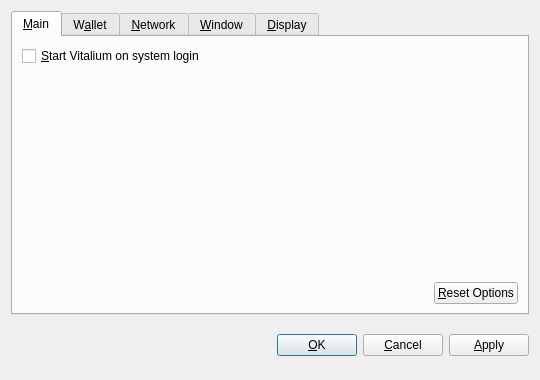
<?xml version="1.0" encoding="UTF-8"?>
<ui version="4.0">
 <class>OptionsDialog</class>
 <widget class="QDialog" name="OptionsDialog">
  <property name="geometry">
   <rect>
    <x>0</x>
    <y>0</y>
    <width>540</width>
    <height>380</height>
   </rect>
  </property>
  <property name="windowTitle">
   <string>Options</string>
  </property>
  <property name="modal">
   <bool>true</bool>
  </property>
  <layout class="QVBoxLayout" name="verticalLayout">
   <item>
    <widget class="QTabWidget" name="tabWidget">
     <property name="tabPosition">
      <enum>QTabWidget::North</enum>
     </property>
     <property name="currentIndex">
      <number>0</number>
     </property>
     <widget class="QWidget" name="tabMain">
      <attribute name="title">
       <string>&amp;Main</string>
      </attribute>
      <layout class="QVBoxLayout" name="verticalLayout_Main">
       <item>
        <widget class="QCheckBox" name="bitcoinAtStartup">
         <property name="toolTip">
          <string>Automatically start Vitalium after logging in to the system.</string>
         </property>
         <property name="text">
          <string>&amp;Start Vitalium on system login</string>
         </property>
        </widget>
       </item>
       <item>
        <spacer name="verticalSpacer_Main">
         <property name="orientation">
          <enum>Qt::Vertical</enum>
         </property>
         <property name="sizeHint" stdset="0">
          <size>
           <width>20</width>
           <height>40</height>
          </size>
         </property>
        </spacer>
       </item>
       <item>
        <layout class="QHBoxLayout" name="horizontalLayout_2_Main">
         <item>
          <spacer name="horizontalSpacer_2_Main">
           <property name="orientation">
            <enum>Qt::Horizontal</enum>
           </property>
           <property name="sizeHint" stdset="0">
            <size>
             <width>40</width>
             <height>20</height>
            </size>
           </property>
          </spacer>
         </item>
         <item>
          <widget class="QPushButton" name="resetButton">
           <property name="toolTip">
            <string>Reset all client options to default.</string>
           </property>
           <property name="text">
            <string>&amp;Reset Options</string>
           </property>
           <property name="autoDefault">
            <bool>false</bool>
           </property>
          </widget>
         </item>
        </layout>
       </item>
      </layout>
     </widget>
     <widget class="QWidget" name="tabWallet">
      <attribute name="title">
       <string>W&amp;allet</string>
      </attribute>
      <layout class="QVBoxLayout" name="verticalLayout_Network">
       <item>
        <widget class="QLabel" name="transactionFeeInfoLabel">
         <property name="text">
          <string>Optional transaction fee per kB that helps make sure your transactions are processed quickly. Most transactions are 1 kB.</string>
         </property>
         <property name="textFormat">
          <enum>Qt::PlainText</enum>
         </property>
         <property name="wordWrap">
          <bool>true</bool>
         </property>
        </widget>
       </item>
       <item>
        <layout class="QHBoxLayout" name="horizontalLayout_1_Main">
         <item>
          <widget class="QLabel" name="transactionFeeLabel">
           <property name="text">
            <string>Pay transaction &amp;fee</string>
           </property>
           <property name="textFormat">
            <enum>Qt::PlainText</enum>
           </property>
           <property name="buddy">
            <cstring>transactionFee</cstring>
           </property>
          </widget>
         </item>
         <item>
          <widget class="BitcoinAmountField" name="transactionFee"/>
         </item>
         <item>
          <spacer name="horizontalSpacer_1_Main">
           <property name="orientation">
            <enum>Qt::Horizontal</enum>
           </property>
           <property name="sizeHint" stdset="0">
            <size>
             <width>40</width>
             <height>20</height>
            </size>
           </property>
          </spacer>
         </item>
        </layout>
       </item>
       <item>
        <widget class="QLabel" name="label">
         <property name="text">
          <string>If you disable the spending of unconfirmed change, the change from a transaction cannot be used until that transaction has at least one confirmation. This also affects how your balance is computed.</string>
         </property>
         <property name="wordWrap">
          <bool>true</bool>
         </property>
        </widget>
       </item>
       <item>
        <widget class="QCheckBox" name="spendZeroConfChange">
         <property name="text">
          <string>Spend unconfirmed change  (experts only)</string>
         </property>
        </widget>
       </item>
       <item>
        <spacer name="verticalSpacer">
         <property name="orientation">
          <enum>Qt::Vertical</enum>
         </property>
         <property name="sizeHint" stdset="0">
          <size>
           <width>20</width>
           <height>40</height>
          </size>
         </property>
        </spacer>
       </item>
      </layout>
     </widget>
     <widget class="QWidget" name="tabNetwork">
      <attribute name="title">
       <string>&amp;Network</string>
      </attribute>
      <layout class="QVBoxLayout" name="verticalLayout_Network">
       <item>
        <widget class="QCheckBox" name="mapPortUpnp">
         <property name="toolTip">
          <string>Automatically open the Vitalium client port on the router. This only works when your router supports UPnP and it is enabled.</string>
         </property>
         <property name="text">
          <string>Map port using &amp;UPnP</string>
         </property>
        </widget>
       </item>
       <item>
        <widget class="QCheckBox" name="connectSocks">
         <property name="toolTip">
          <string>Connect to the Vitalium network through a SOCKS proxy (e.g. when connecting through Tor).</string>
         </property>
         <property name="text">
          <string>&amp;Connect through SOCKS proxy:</string>
         </property>
        </widget>
       </item>
       <item>
        <layout class="QHBoxLayout" name="horizontalLayout_Network">
         <item>
          <widget class="QLabel" name="proxyIpLabel">
           <property name="text">
            <string>Proxy &amp;IP:</string>
           </property>
           <property name="textFormat">
            <enum>Qt::PlainText</enum>
           </property>
           <property name="buddy">
            <cstring>proxyIp</cstring>
           </property>
          </widget>
         </item>
         <item>
          <widget class="QValidatedLineEdit" name="proxyIp">
           <property name="maximumSize">
            <size>
             <width>140</width>
             <height>16777215</height>
            </size>
           </property>
           <property name="toolTip">
            <string>IP address of the proxy (e.g. 127.0.0.1)</string>
           </property>
          </widget>
         </item>
         <item>
          <widget class="QLabel" name="proxyPortLabel">
           <property name="text">
            <string>&amp;Port:</string>
           </property>
           <property name="textFormat">
            <enum>Qt::PlainText</enum>
           </property>
           <property name="buddy">
            <cstring>proxyPort</cstring>
           </property>
          </widget>
         </item>
         <item>
          <widget class="QLineEdit" name="proxyPort">
           <property name="maximumSize">
            <size>
             <width>55</width>
             <height>16777215</height>
            </size>
           </property>
           <property name="toolTip">
            <string>Port of the proxy (e.g. 9050)</string>
           </property>
          </widget>
         </item>
         <item>
          <widget class="QLabel" name="socksVersionLabel">
           <property name="text">
            <string>SOCKS &amp;Version:</string>
           </property>
           <property name="textFormat">
            <enum>Qt::PlainText</enum>
           </property>
           <property name="buddy">
            <cstring>socksVersion</cstring>
           </property>
          </widget>
         </item>
         <item>
          <widget class="QValueComboBox" name="socksVersion">
           <property name="toolTip">
            <string>SOCKS version of the proxy (e.g. 5)</string>
           </property>
          </widget>
         </item>
         <item>
          <spacer name="horizontalSpacer_Network">
           <property name="orientation">
            <enum>Qt::Horizontal</enum>
           </property>
           <property name="sizeHint" stdset="0">
            <size>
             <width>40</width>
             <height>20</height>
            </size>
           </property>
          </spacer>
         </item>
        </layout>
       </item>
       <item>
        <spacer name="verticalSpacer_Network">
         <property name="orientation">
          <enum>Qt::Vertical</enum>
         </property>
         <property name="sizeHint" stdset="0">
          <size>
           <width>20</width>
           <height>40</height>
          </size>
         </property>
        </spacer>
       </item>
      </layout>
     </widget>
     <widget class="QWidget" name="tabWindow">
      <attribute name="title">
       <string>&amp;Window</string>
      </attribute>
      <layout class="QVBoxLayout" name="verticalLayout_Window">
       <item>
        <widget class="QCheckBox" name="minimizeToTray">
         <property name="toolTip">
          <string>Show only a tray icon after minimizing the window.</string>
         </property>
         <property name="text">
          <string>&amp;Minimize to the tray instead of the taskbar</string>
         </property>
        </widget>
       </item>
       <item>
        <widget class="QCheckBox" name="minimizeOnClose">
         <property name="toolTip">
          <string>Minimize instead of exit the application when the window is closed. When this option is enabled, the application will be closed only after selecting Quit in the menu.</string>
         </property>
         <property name="text">
          <string>M&amp;inimize on close</string>
         </property>
        </widget>
       </item>
       <item>
        <spacer name="verticalSpacer_Window">
         <property name="orientation">
          <enum>Qt::Vertical</enum>
         </property>
         <property name="sizeHint" stdset="0">
          <size>
           <width>20</width>
           <height>40</height>
          </size>
         </property>
        </spacer>
       </item>
      </layout>
     </widget>
     <widget class="QWidget" name="tabDisplay">
      <attribute name="title">
       <string>&amp;Display</string>
      </attribute>
      <layout class="QVBoxLayout" name="verticalLayout_Display">
       <item>
        <layout class="QHBoxLayout" name="horizontalLayout_1_Display">
         <item>
          <widget class="QLabel" name="langLabel">
           <property name="text">
            <string>User Interface &amp;language:</string>
           </property>
           <property name="textFormat">
            <enum>Qt::PlainText</enum>
           </property>
           <property name="buddy">
            <cstring>lang</cstring>
           </property>
          </widget>
         </item>
         <item>
          <widget class="QValueComboBox" name="lang">
           <property name="toolTip">
            <string>The user interface language can be set here. This setting will take effect after restarting Vitalium.</string>
           </property>
          </widget>
         </item>
        </layout>
       </item>
       <item>
        <layout class="QHBoxLayout" name="horizontalLayout_2_Display">
         <item>
          <widget class="QLabel" name="unitLabel">
           <property name="text">
            <string>&amp;Unit to show amounts in:</string>
           </property>
           <property name="textFormat">
            <enum>Qt::PlainText</enum>
           </property>
           <property name="buddy">
            <cstring>unit</cstring>
           </property>
          </widget>
         </item>
         <item>
          <widget class="QValueComboBox" name="unit">
           <property name="toolTip">
            <string>Choose the default subdivision unit to show in the interface and when sending coins.</string>
           </property>
          </widget>
         </item>
        </layout>
       </item>
       <item>
        <widget class="QCheckBox" name="displayAddresses">
         <property name="toolTip">
          <string>Whether to show Vitalium addresses in the transaction list or not.</string>
         </property>
         <property name="text">
          <string>&amp;Display addresses in transaction list</string>
         </property>
        </widget>
       </item>
       <item>
        <widget class="QCheckBox" name="coinControlFeatures">
         <property name="toolTip">
          <string>Whether to show coin control features or not.</string>
         </property>
         <property name="text">
          <string>Display coin &amp;control features (experts only!)</string>
         </property>
        </widget>
       </item>
       <item>
        <spacer name="verticalSpacer_Display">
         <property name="orientation">
          <enum>Qt::Vertical</enum>
         </property>
         <property name="sizeHint" stdset="0">
          <size>
           <width>20</width>
           <height>40</height>
          </size>
         </property>
        </spacer>
       </item>
      </layout>
     </widget>
    </widget>
   </item>
   <item>
    <layout class="QHBoxLayout" name="horizontalLayout_Buttons">
     <item>
      <spacer name="horizontalSpacer_1">
       <property name="orientation">
        <enum>Qt::Horizontal</enum>
       </property>
       <property name="sizeHint" stdset="0">
        <size>
         <width>40</width>
         <height>48</height>
        </size>
       </property>
      </spacer>
     </item>
     <item>
      <widget class="QLabel" name="statusLabel">
       <property name="font">
        <font>
         <weight>75</weight>
         <bold>true</bold>
        </font>
       </property>
       <property name="text">
        <string/>
       </property>
       <property name="textFormat">
        <enum>Qt::PlainText</enum>
       </property>
       <property name="wordWrap">
        <bool>true</bool>
       </property>
      </widget>
     </item>
     <item>
      <spacer name="horizontalSpacer_2">
       <property name="orientation">
        <enum>Qt::Horizontal</enum>
       </property>
       <property name="sizeHint" stdset="0">
        <size>
         <width>40</width>
         <height>48</height>
        </size>
       </property>
      </spacer>
     </item>
     <item>
      <widget class="QPushButton" name="okButton">
       <property name="text">
        <string>&amp;OK</string>
       </property>
      </widget>
     </item>
     <item>
      <widget class="QPushButton" name="cancelButton">
       <property name="text">
        <string>&amp;Cancel</string>
       </property>
       <property name="autoDefault">
        <bool>false</bool>
       </property>
      </widget>
     </item>
     <item>
      <widget class="QPushButton" name="applyButton">
       <property name="text">
        <string>&amp;Apply</string>
       </property>
       <property name="autoDefault">
        <bool>false</bool>
       </property>
      </widget>
     </item>
    </layout>
   </item>
  </layout>
 </widget>
 <customwidgets>
  <customwidget>
   <class>BitcoinAmountField</class>
   <extends>QSpinBox</extends>
   <header>bitcoinamountfield.h</header>
  </customwidget>
  <customwidget>
   <class>QValueComboBox</class>
   <extends>QComboBox</extends>
   <header>qvaluecombobox.h</header>
  </customwidget>
  <customwidget>
   <class>QValidatedLineEdit</class>
   <extends>QLineEdit</extends>
   <header>qvalidatedlineedit.h</header>
  </customwidget>
 </customwidgets>
 <resources/>
 <connections/>
</ui>
